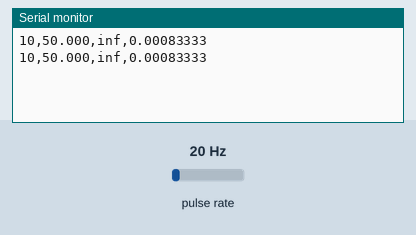
The sketch below on a simulated Arduino Uno, built with avr-gcc and run on an emulated ATmega328P. Parts: the last lines printed to the serial monitor. Wiring (inferred from the names in the program): pulse sensor: data pin 2. The test bench sets the inputs (shaded band); at power-on: pulse rate 20 Hz.

Above: at 1.2 s.
1.3 s: pulse rate (sensor on pin 2) set to 4 Hz
At 2.0 s:
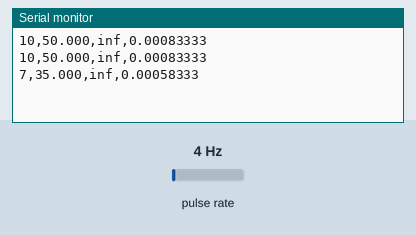
2.8 s: pulse rate (sensor on pin 2) set to 50 Hz
At 3.5 s:
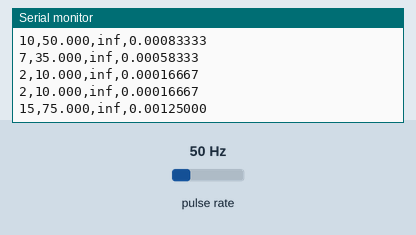
4.3 s: pulse rate (sensor on pin 2) set to 4 Hz
At 4.3 s:
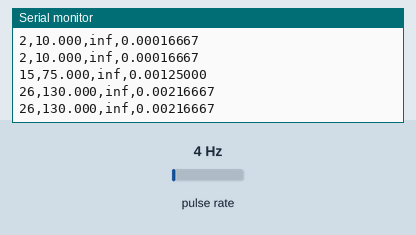
Timing chart, 0 to 7.3 s (numbered marks = the images above; inputs shaded):
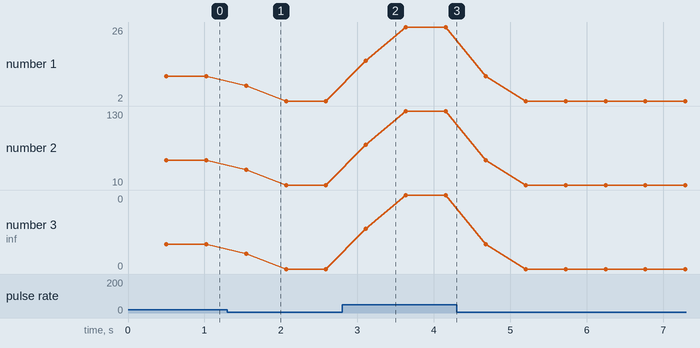

Measured:
- after the input at 1.3 s, the serial monitor: prints a new line after 0.25 s (image 1)
- after the input at 2.8 s, the serial monitor: prints a new line after 0.31 s (image 2)
- plotted number 1: 10 → 2 after the input at 1.3 s, 2 → 26 after the input at 2.8 s
- plotted number 2: 10 → 130 after the input at 2.8 s
- plotted number 3: 0 → 0 after the input at 1.3 s, 0 → 0 after the input at 2.8 s

The sketch:

ConexionBluetooth.ino
```cpp
#include <SoftwareSerial.h>


//Definicion de variables y constantes

volatile int CantPulsos = 0;          //Variable que acumula los pulsos recibidos
float LxM;                        //Variable que almacena el calculo de Litros x minuto
uint8_t  pinSensor = 2;            //Pin del arduino donde se conecta el sensor
float FacConv = 0.2;              //Factor de conversión para calcular velocidad y caudal (calibración)
float Area = 0.001520530844;      //Area transversal de la cavidad del sensor
float Velocidad = 0.0;
float Caudal=0.0;


SoftwareSerial BT1(10,11);        //Rx || Tx  pin 10 --> Tx del bluetooth   pin 11 ---> Rx del bluetooth

void rpm(){
  CantPulsos++ ;
}

//---Función para obtener frecuencia de los pulsos--------
int ObtenerFrecuencia()
{
  int frecuencia;
  CantPulsos = 0;   //Ponemos a 0 el número de pulsos
  interrupts();    //Habilitamos las interrupciones
  delay(500);   //muestra de 1 segundo
  noInterrupts(); //Desabilitamos las interrupciones
  frecuencia=CantPulsos; //Hz(pulsos por segundo)
  return frecuencia;
}


void setup() {
  Serial.begin(9600);
  // put your setup code here, to run once:
  pinMode(pinSensor, INPUT_PULLUP);


  attachInterrupt(digitalPinToInterrupt(pinSensor), rpm, RISING);         //Interrupcion pin 2 activa la funcion rpm
  BT1.begin(9600);


}

void loop() {
  // put your main code here, to run repeatedly:


  int frecuenciaPulsos = ObtenerFrecuencia(); //obtenemos la Frecuencia de los pulsos en Hz

  // Realizo los cálculos
  LxM = (frecuenciaPulsos / FacConv);                         //Calcula los Litros por Minuto
  Velocidad = (LxM / Area)*(0.000016667);                     //Calculo la velocidad
  Velocidad = CalibrarVelocidad(Velocidad);
  Caudal = (LxM/60000);                                       //Caudal en m³/seg
  Serial.print(frecuenciaPulsos); Serial.print(","); Serial.print(LxM , 3); Serial.print(","); Serial.print(Velocidad , 3); Serial.print(","); Serial.println(Caudal , 8);  //Muetsro los datos por el serial
  BT1.print(frecuenciaPulsos); BT1.print(","); BT1.print(Velocidad,4); BT1.print(","); BT1.println(Caudal, 8);     //Envio los datos por bluetooth

}

float CalibrarVelocidad(float valor){
  if(valor = 0){
    return 0;
  }else{
    return 0.362521163*log(valor) + 1.885488;
  }

}
```
